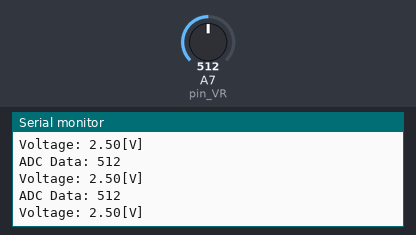
The sketch below on a simulated Arduino Nano, built with avr-gcc and run on an emulated ATmega328P. On the bench: the last lines printed to the serial monitor. The test bench sets the inputs (shaded band); at power-on: A7 (pin_VR) = 512.

Above: at 1.3 s.
1.4 s: A7 (pin_VR) set to 716
At 1.81 s:
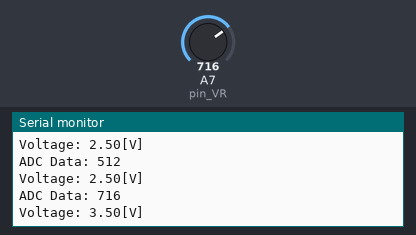
2.9 s: A7 (pin_VR) set to 900
At 3.31 s:
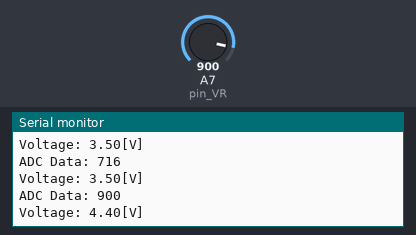
Timing chart, 0 to 5.9 s (numbered marks = the images above; inputs shaded):
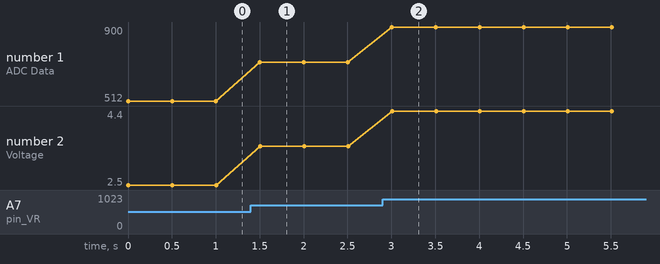

The sketch:

VR.ino
```cpp
int pin_VR = A7;

void setup() {
  // put your setup code here, to run once:
  pinMode(pin_VR, INPUT);
  Serial.begin(115200);
}

void loop() {
  // put your main code here, to run repeatedly:
  float Volt = 0.0;
  unsigned int ADC_Data = analogRead(pin_VR);

  Volt = (ADC_Data * 5.0) / 1023;

  Serial.print("ADC Data: ");
  Serial.println(ADC_Data);
  Serial.print("Voltage: ");
  Serial.print(Volt);
  Serial.println("[V]");
  delay(500);
}
```

Measured:
- after the input at 1.4 s, the serial monitor: prints a new line after 0.10 s (image 1)
- after the input at 2.9 s, the serial monitor: prints a new line after 0.11 s (image 2)
- plotted number 1: 512 → 716 after the input at 1.4 s, 716 → 900 after the input at 2.9 s
- plotted number 2: 2.5 → 3.5 after the input at 1.4 s, 3.5 → 4.4 after the input at 2.9 s
